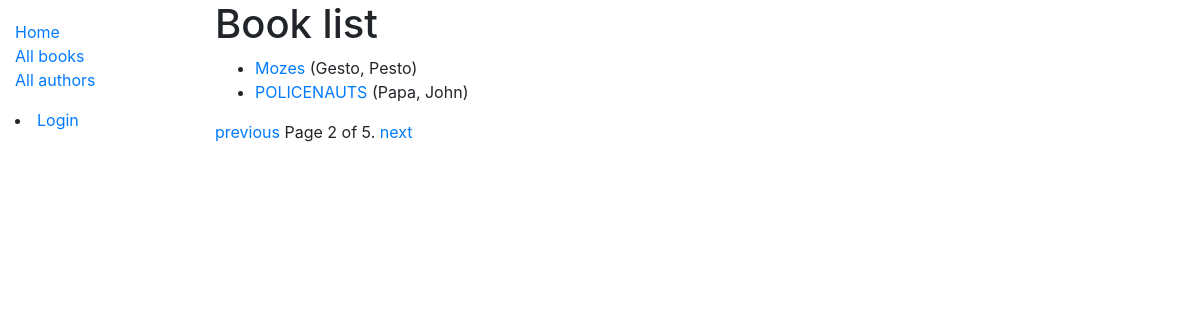
The app's page /catalog/books/?page=2 with its own data.
### catalog/models.py (models this page shows, shortened)
class Book(models.Model):
    title = models.CharField(max_length=200)
    author = models.ForeignKey(Author, on_delete=models.SET_NULL, null=True)
    summary = models.TextField(max_length=1000, help_text='Enter a brief description of the book')
    isbn = models.CharField('ISBN', max_length=13, help_text='13 Character <a href="https://www.isbn-international.org/content/what-isbn">ISBN number</a>')
    genre = models.ManyToManyField(Genre, help_text='Select a genre for this book')
    language = models.ForeignKey(Language, on_delete=models.SET_NULL, null=True)
    def get_absolute_url(self):
        return reverse('book-detail', args=[str(self.id)])
    class Meta:
        ordering = [ 'title' ]

class Author(models.Model):
    first_name = models.CharField(max_length=100)
    last_name = models.CharField(max_length=100)
    date_of_birth = models.DateField(null=True, blank=True)
    date_of_death = models.DateField('Died', null=True, blank=True)
    class Meta:
        ordering = [ 'last_name', 'first_name' ]
    def __str__(self):
        return f'{self.last_name}, {self.first_name}'

### catalog/views.py (the view)
# urls.py: path('books/', views.BookListView.as_view(), name='books'),
class BookListView(generic.ListView):
    model = Book
    paginate_by = 2
    context_object_name = 'my_book_list' # own name for the list as a template variable
    queryset = Book.objects.all()

### catalog/templates/catalog/book_list.html
{% extends "base_generic.html" %}
{% block content %}
  <h1>Book list</h1>
  {% if my_book_list %}
  <ul>
      {% for book in my_book_list %}
        <li>
            <a href="{{book.get_absolute_url}}">{{ book.title }}</a> ({{ book.author }})
        </li>
      {% endfor %}
  </ul>
  {% else %}
    <p>There are no books in the library.</p>
  {% endif %}
{% endblock content %}

### records on screen
Book: title "Mozes", author "Gesto, Pesto"
Book: title "POLICENAUTS", author "Papa, John"

### other values on screen
{{ page_obj.number }} "2"
{{ page_obj.paginator.num_pages }} "5"
